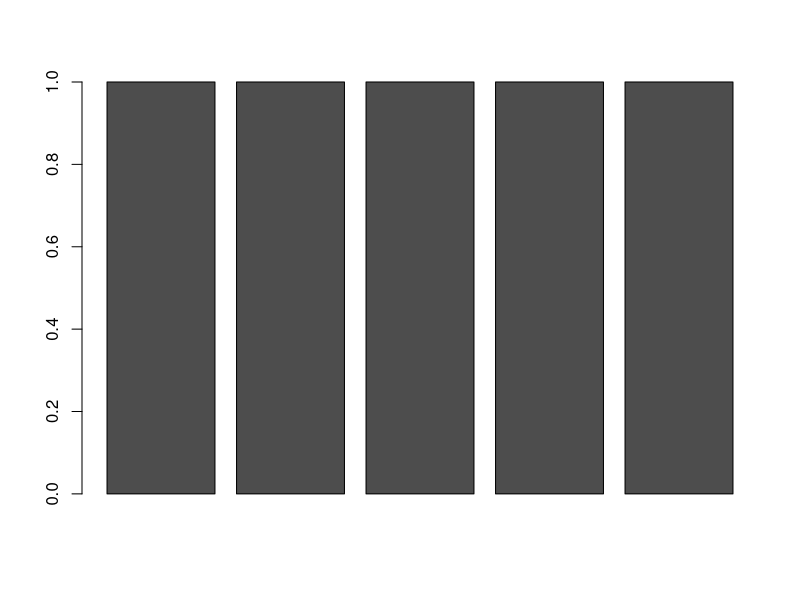
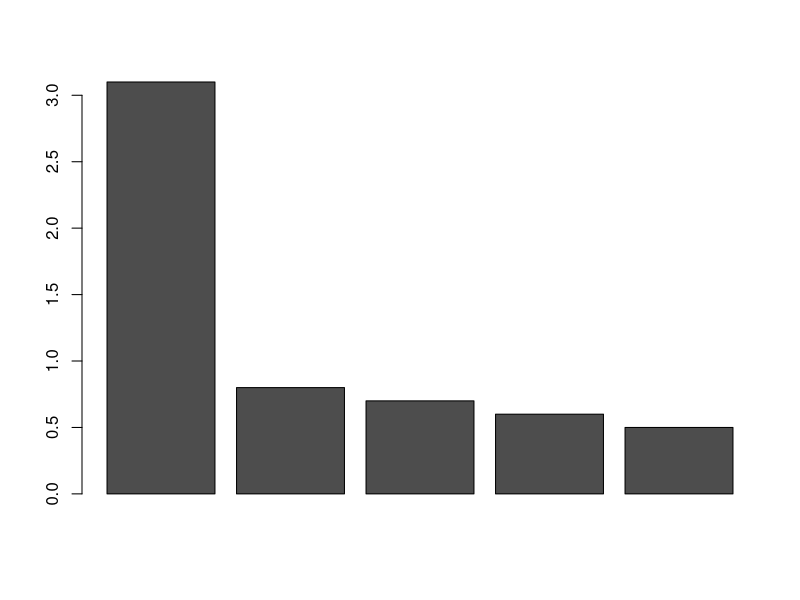
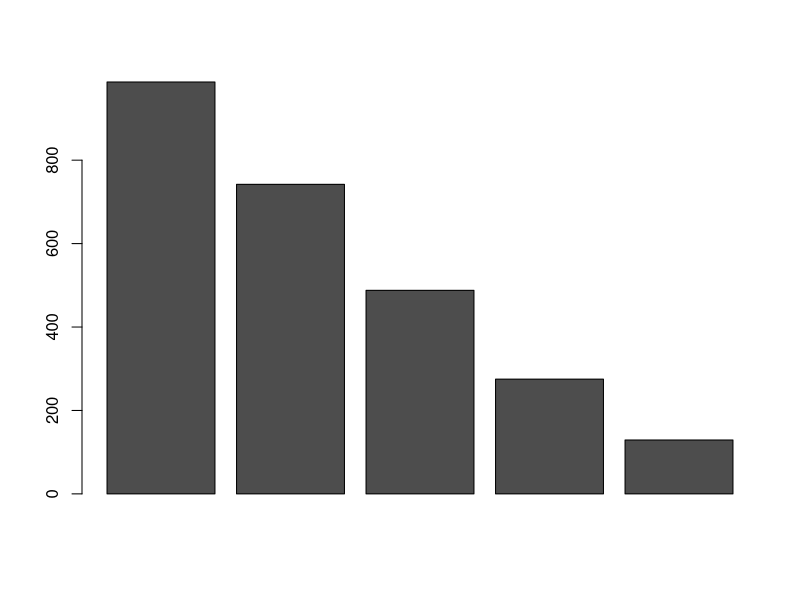
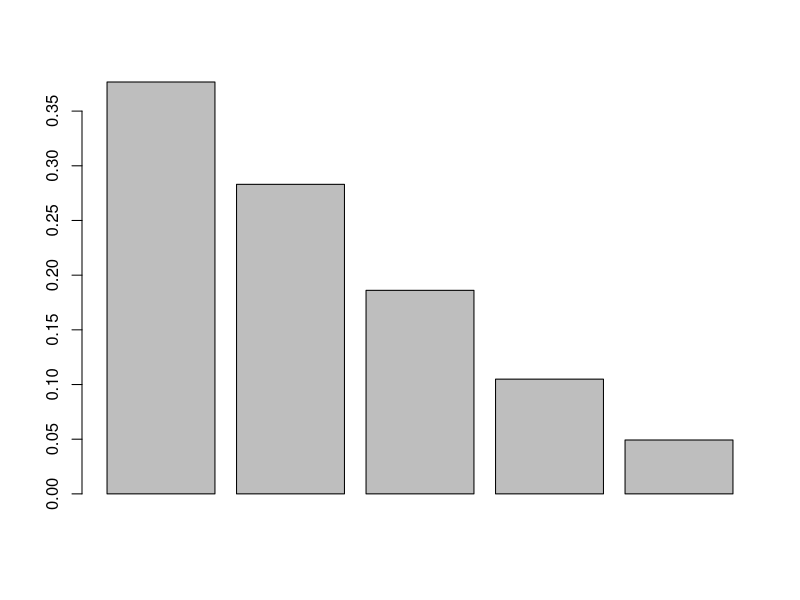
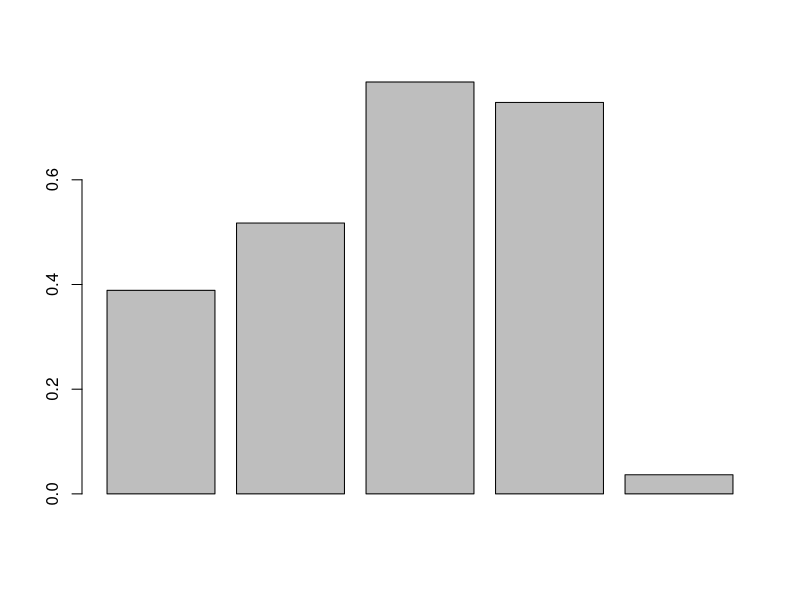

Write R code to recreate these figures, in order.
# First we define the initial age distribution n_vec, 
# which can contain any non-negative numbers.
# I'm calling it n_vec instead of n just to remind us that it's a vector.
# Note that in R, we use the letter c to create a vector.
n_vec <- c(1, 1, 1, 1, 1)

# Here is a bar plot of the initial age distribution:
barplot(t(n_vec))

# Next we define the population projection matrix A, 
# where the first row contains fecundity values (any non-negative numbers)
# and the diagonal below the main diagonal contains survival probabilities
# (which must be between 0 and 1). All other entries are zero.
A <- matrix(c(0, 0, 1, 2, 0.1, 
              0.8, 0, 0, 0, 0, 
              0, 0.7, 0, 0, 0, 
              0, 0, 0.6, 0, 0, 
              0, 0, 0, 0.5, 0), nrow = 5, byrow = TRUE)

# To find the age distribution at the next time step, 
# we multiply the previous age distribution vector (n_vec) 
# by the population projection matrix (A). 
# In R, matrix multiplication is written as %*%.
n_vec <- A %*% n_vec

# Here is a bar plot of new initial age distribution:
barplot(t(n_vec))

# If we repeat the multiplication 100 times then the 
# age distribution converges to the stable age distribution.
for(i in 1:100) n_vec <- A %*% n_vec

# Here is a bar plot of new initial age distribution:
barplot(t(n_vec))

# The other way to get the stable age distribution is by calculating
# the right eigenvector of A, corresponding to the dominant eigenvalue:
w <- Re(eigen(A)$vectors[, 1])
# We can normalize w to get the proportions in each age class
# (remember that any scalar multiple of an eigenvector is also an eigenvector).
w_rescaled <- w / sum(w)

# Here is a bar plot of stable age distribution:
barplot(w_rescaled)

# The reproductive value is the left eigenvector of A, 
# corresponding to the dominant eigenvalue:
v <- Re(eigen(t(A))$vectors[, 1])
# We need to rescale v so it can be interpreted as a reproductive value 
# (remember that any scalar multiple of an eigenvector is also an eigenvector).
# The rescaling factor is 1 / (t(v) * w), where t means transpose.
v_rescaled <- v / c(t(v) %*% w)

# Here is a bar plot of the reproductive value as a function of age:
barplot(v_rescaled)

# The population increases because the dominant eigenvalue 
# of matrix A is greater than 1:
Re(eigen(A)$values[1])

# Now try changing the entries of A to see the effects on 
# w, v and the population growth rate.





